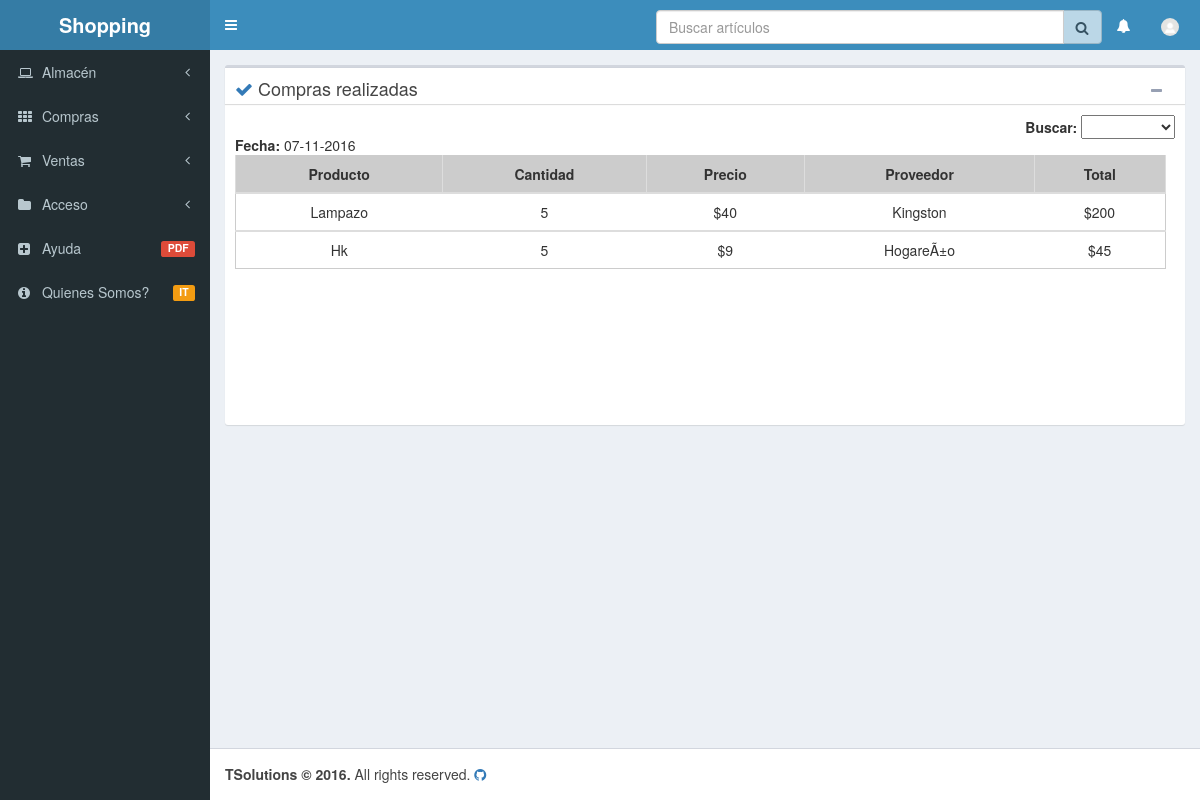
The app's page /index.php?id=purchases/registers.php (signed in), older data.
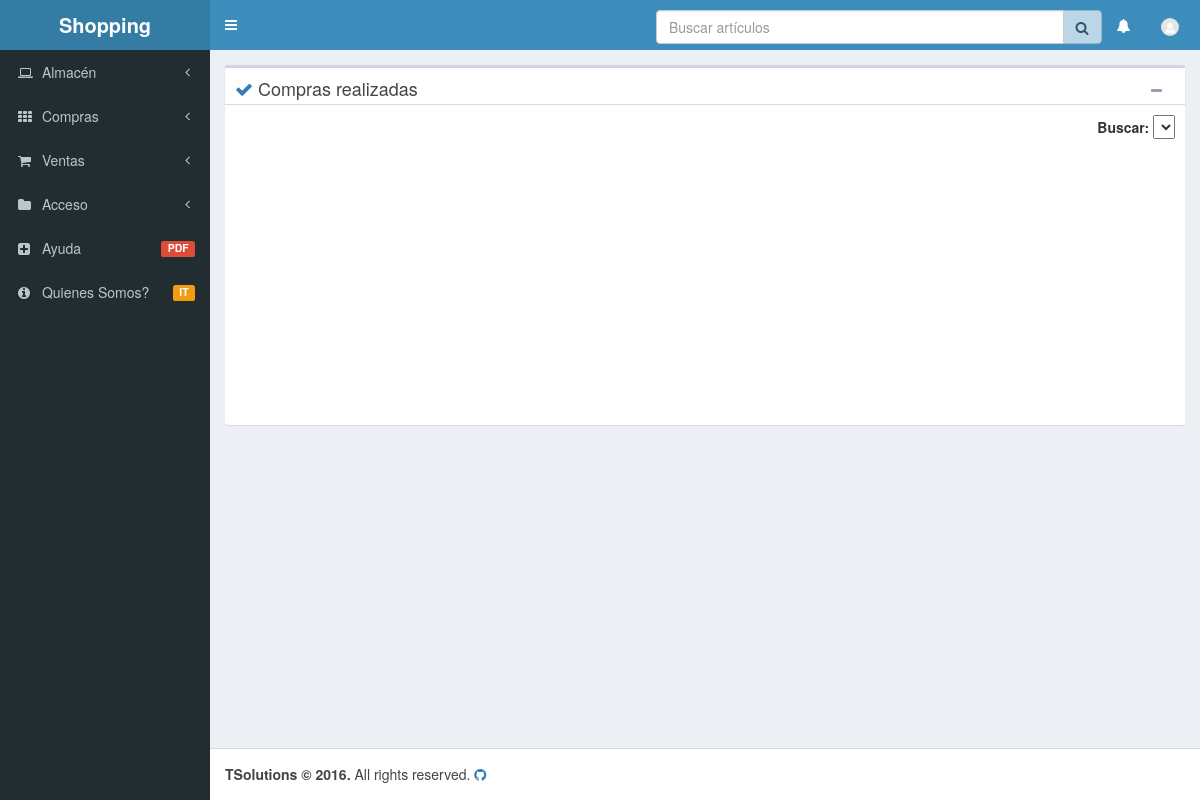
The same page, newer data.
### tables this page shows
CREATE TABLE `compras` (
  `idcompra` smallint(6) NOT NULL,
  `precio_c` smallint(6) NOT NULL,
  `cantidad_c` smallint(6) NOT NULL,
  `fecha` date NOT NULL,
  `total` int(11) NOT NULL,
  `codigo_c` smallint(6) NOT NULL
);

CREATE TABLE `deposito` (
  `codigo_p` smallint(6) NOT NULL,
  `producto` varchar(20) NOT NULL,
  `descripcion` varchar(30) NOT NULL,
  `cantidad` smallint(6) NOT NULL,
  `precio` smallint(6) NOT NULL,
  `idproveedor_dep` smallint(6) DEFAULT NULL
);

CREATE TABLE `proveedores` (
  `idproveedor` smallint(6) NOT NULL,
  `codigo` varchar(50) NOT NULL,
  `nombre` varchar(50) NOT NULL,
  `email` varchar(100) NOT NULL,
  `direccion` varchar(50) NOT NULL,
  `telefono` int(40) NOT NULL,
  `condicion` tinyint(1) NOT NULL
);

### purchases/registers.php (the view, shortened to what this page needs)
<?php
   if (isset($_SESSION['user']) && $_SESSION['user']=='admin') {
  ?>
<div class="content-wrapper">
  <section class="content">
    <div class="row">
      <div class="col-md-12">
        <div class="box">
          <div class="box-header with-border">
            <h3 class="box-title"><a href="index.php?id=purchases/registers.php"><span class="fa fa-check"></span></a> Compras realizadas</h3>
            <div class="box-tools pull-right box-title">
              <button class="btn btn-box-tool" data-widget="collapse"><i class="fa fa-minus"></i></button>
            </div>
          </div>
          <div class="box-body ">
            <div class="row">
              <div class="col-md-12 col-xs-12">
                <div class='registros'>
                  <div class="pull-right">
                    <label>Buscar:</label>
                    <select onchange="location = this.value">
                    <option></option>
                    <?php
                  $fecha=$link->query("SELECT fecha FROM compras");
                  $fe=$fecha->fetch_array(MYSQLI_ASSOC);
                  $fechita='';
                  $total=0;
                     while($fe){
                    if ($fechita!=$fe['fecha'] ) {?>
                      <option value="index.php?id=purchases/registers.php&fecha=<?php echo $fe['fecha'];?>">
                      </option>
                      <?php }
                      $fechita=$fe['fecha'];
                      $fe=$fecha->fetch_array(MYSQLI_ASSOC);
                      }?>
                    </select>
                  </div><br>
                <?php
                  if (isset($_GET['fecha'])){
                  $fecha1=$link->query("SELECT fecha FROM compras where fecha='$_GET[fecha]'");
                  $fe1=$fecha1->fetch_array(MYSQLI_ASSOC);
                  $date = new DateTime($fe1['fecha']);?>
                  <strong>Fecha: </strong>
                    <?php echo $date->format('d-m-Y');?>
                    <table class='table table-bordered rwd_auto' style="width: 99%">
                    <thead>
                      <tr><th>Producto</th><th>Cantidad</th><th>Precio</th><th class="descarto3">Proveedor</th><th>Total</th></tr>
                    </thead>
                    <tbody>
                    <?   $registros=$link->query("SELECT * FROM compras INNER JOIN deposito ON compras.codigo_c = deposito.codigo_p INNER JOIN proveedores ON deposito.idproveedor_dep = proveedores.idproveedor where fecha='$_GET[fecha]'");
                    while($reg=$registros->fetch_array(MYSQLI_ASSOC)){
                      echo "<tr><td>".$reg['producto']."</td>
                      <td>".$reg['cantidad_c']."</td>".
                      "<td>".'$'.$reg['precio']."</td>".
                      "<td class='descarto3'>".$reg['nombre']."</td>"
                      ."<td>$".$reg['total']."</td></tr>";
                      $total=$total+$reg['total'];} ?>
                      <tr style="background-color: #ECF0F5; font-weight: bolder;">
                      <td>Total</td><td></td><td></td><td class='descarto3'></td>
                      <td><?php echo '$'.$total; ?></td></tr>
                    </tbody>
                    </table>
                    <?php      }
                  else{
                  $registros=$link->query("SELECT * FROM compras INNER JOIN deposito ON compras.codigo_c = deposito.codigo_p INNER JOIN proveedores ON deposito.idproveedor_dep = proveedores.idproveedor");
                  $reg=$registros->fetch_array(MYSQLI_ASSOC);
                  $fechita='';
                   while($reg){
                    if ($fechita!=$reg['fecha'] ) {
                    $date = new DateTime($reg['fecha']);?>
                  <strong>Fecha: </strong>
                    <?php echo $date->format('d-m-Y');?>
                    <table class='table table-bordered rwd_auto' style="width: 99%">
                    <thead>
                      <tr><th>Producto</th><th>Cantidad</th><th>Precio</th><th class="descarto3">Proveedor</th><th>Total</th></tr><?php } ?>
                    </thead>
                    <tbody>
                      <tr><td><?php echo $reg['producto']."</td>
                      <td>".$reg['cantidad_c']."</td>".
                      "<td>".'$'.$reg['precio']."</td>".
                      "<td class='descarto3'>".$reg['nombre']."</td>"
                      ."<td>$".$reg['total']."</td></tr>";
                      $fechita=$reg['fecha'];
                      $reg=$registros->fetch_array(MYSQLI_ASSOC);
                      } ?>
                  </table>
                  <?php } ?>
                </div>
              </div>
            </div>
  		    </div>
       	</div>
      </div>
    </div>
  </section>
</div>
<?php } else { echo '<meta http-equiv="refresh" content="0; url=./">'; } ?>

Row changes from the older to the newer data that the page shows:
removed compras: fecha "07-11-2016", codigo_c.producto "Lampazo", cantidad_c "5", codigo_c.precio "40", proveedores.nombre "Kingston", total "200"
removed compras: codigo_c.producto "Hk", cantidad_c "5", codigo_c.precio "9", proveedores.nombre "HogareÃ±o", total "45"
